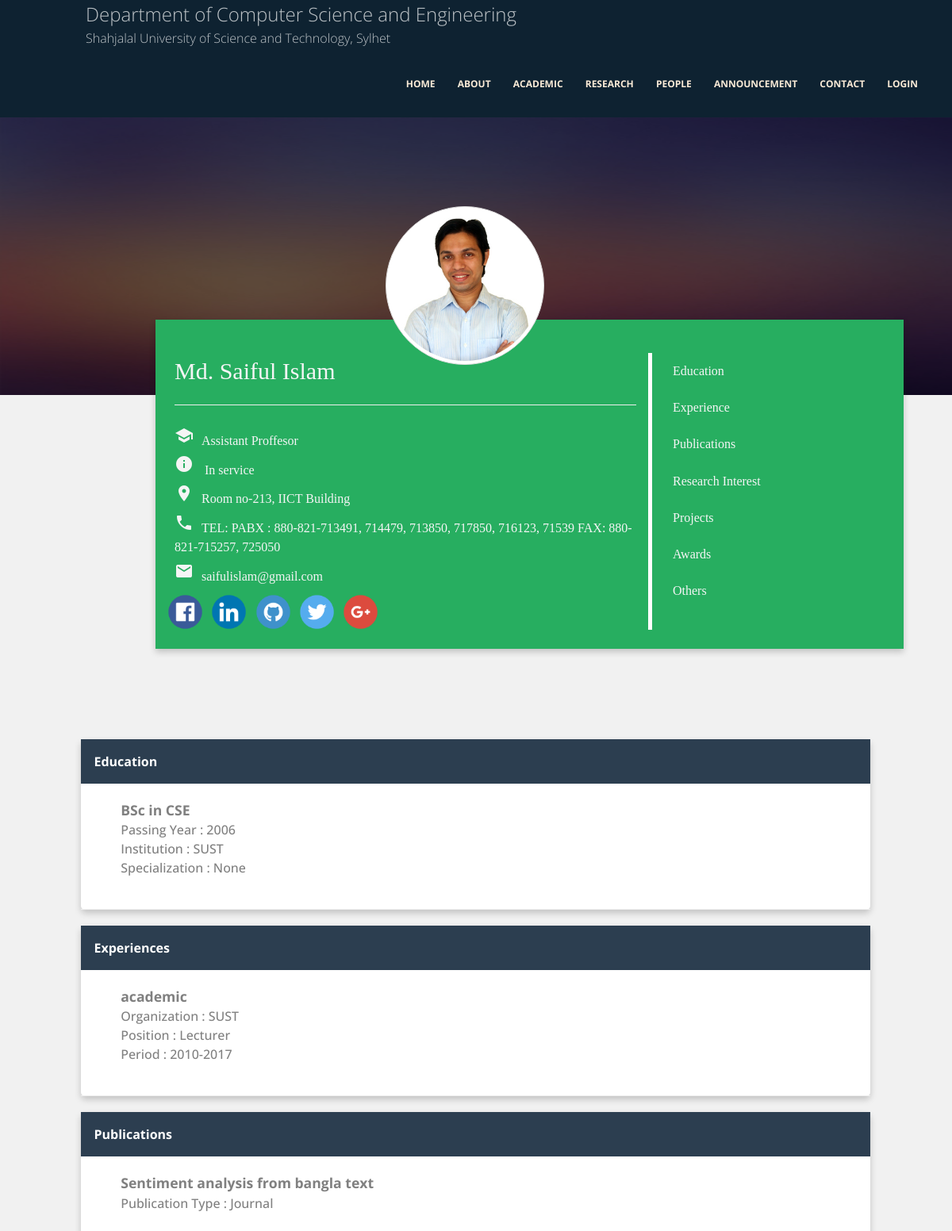
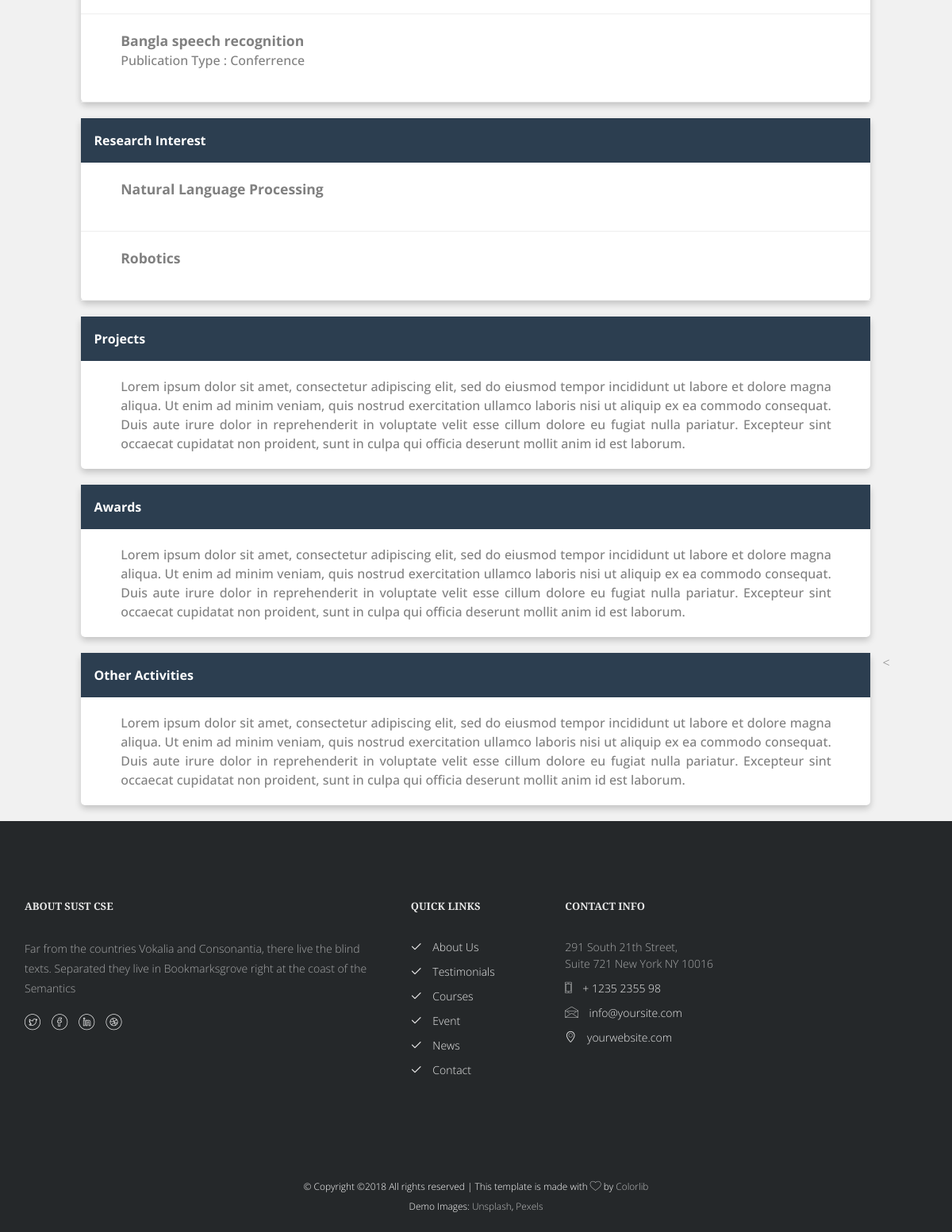
The app's page /people/faculty/1 with its own data (2 pictures, top to bottom).
### people/models.py (models this page shows, shortened)
class People(models.Model):
    name = models.CharField(max_length=200)
    designation = models.CharField(max_length=200)
    image = models.ImageField(blank=True, null=True, upload_to='people/images/')
    office = models.CharField(max_length=200)
    contact = models.CharField(max_length=200, blank=True, null=True)
    email = models.EmailField(blank=True, null=True)
    socialLinks = ["Dribbble.png", "Facebook.png", "Github.png", "YouTube.png", "Twitter.png", "Pinterest.png",
                   "Linkedin.png", "Google+.png", "Snapchat.png", "Instagram.png"]
    class Meta:
        abstract = True

class Faculty(People):
    research_interest = models.ManyToManyField(ResearchArea, related_name="faculty")
    STATUS = (
        ('in_service', 'In service'),
        ('on_leave', 'On leave'),
        ('ex', 'Ex Faculty'),
    )
    status = models.CharField(max_length=20, choices=STATUS)
    class Meta:
        verbose_name_plural = "faculties"

class Education(models.Model):
    name = models.ForeignKey(Faculty, on_delete=models.CASCADE)
    degree = models.CharField(max_length=100)
    institution = models.CharField(max_length=200)
    passing_year = models.IntegerField()
    specialization = models.CharField(max_length=500, blank=True, null=True)

class Experience(models.Model):
    EXP_TYPE = (
        ('academic', 'Academic'),
        ('technical', 'Technical'),
    )
    name = models.ForeignKey(Faculty, on_delete=models.CASCADE)
    experience_type = models.CharField(max_length=20, choices=EXP_TYPE)
    organization = models.CharField(max_length=200)
    designation = models.CharField(max_length=200)
    time_duration = models.CharField(max_length=100)

class ResearchArea(models.Model):
    name = models.CharField(max_length=200)
    def __str__(self):
        return self.name

### research/models.py (models this page shows, shortened)
class Publication(models.Model):
    title = models.CharField(max_length=500)
    publication_type = models.ForeignKey(PublicationType, on_delete=models.CASCADE)
    published_year = models.CharField(max_length=10)
    link = models.URLField(blank=True, null=True)
    research_group = models.ForeignKey(ResearchGroup, blank=True, null=True, on_delete=models.SET_NULL)
    author_faculty = models.ForeignKey(Faculty, null=True, on_delete=models.SET_NULL)
    author_student = models.ManyToManyField(Student, related_name="students")
    where_published = models.CharField(max_length=500)
    cited_by = models.IntegerField()

class PublicationType(models.Model):
    name = models.CharField(max_length=200)
    def __str__(self):
        return self.name

### people/views.py (the view)
# urls.py: path('faculty/<int:faculty_id>', views.faculty_detail, name='faculty_detail'),
def faculty_detail(request, faculty_id):
    faculty = get_object_or_404(Faculty, pk=faculty_id)
    context={'faculty': faculty}
    return render(request, 'people/faculty-detail.html', context)

### templates/people/faculty-detail.html (shortened to what this page needs)
{% extends 'base.html' %}
{% block content %}
<div class="content-faculty-detail">
    <div class="colorlib-classes people-detail-header-text">
        <img width="200px" height="200px" class="img img-responsive img-thumbnail img-rounded people-detail-image"
             src="/static/images/people/saif_sir.jpg">
        <div class="container">
            <div class="row">
                <div class="col-md-10">
                    <div class="classes class-single faculty-detail-header-card">
                        <div class="desc desc2 row">
                            <div class="col-md-8 people-detail-container">
                                <h2 class="people-detail-text">{{ faculty.name }}</h2>
                                <hr>
                                <span class="people-detail-text"><i class="material-icons">school</i>{{ faculty.designation }}</span>
                                <span class="people-detail-text"><i
                                        class="material-icons">info</i>
                                    {% for k,v in faculty.STATUS %}
                                        {% if k == faculty.status %}
                                            {{v}}
                                        {% endif %}
                                    {% endfor %}
                                </span>
                                <span class="people-detail-text"><i
                                        class="material-icons">place</i>{{ faculty.office }}</span>
                                <span class="people-detail-text"><i
                                        class="material-icons">phone</i>{{ faculty.contact }}</span>
                                <span class="people-detail-text"><i
                                        class="material-icons">email</i>{{ faculty.email }}</span>
                                <div class="row" style="margin-top:10px;">
                                    <img class="img img-responsive social-icon" width="45px;" height="45px"
                                         src="/static/images//social_icon/Facebook.png">
                                    <img class="img img-responsive social-icon" width="45px;" height="45px"
                                         src="/static/images//social_icon/Linkedin.png">
                                    <img class="img img-responsive social-icon" width="45px;" height="45px"
                                         src="/static/images//social_icon/Github.png">
                                    <img class="img img-responsive social-icon" width="45px;" height="45px"
                                         src="/static/images//social_icon/Twitter.png">
                                    <img class="img img-responsive social-icon" width="45px;" height="45px"
                                         src="/static/images//social_icon/Google+.png">
                                </div>
                            </div>
                            <div class="col-md-4" style="margin-top: 1%;">
                                <a href="#faculty_education"><span class="people-header-menu">Education</span></a>
                                <a href="#faculty_experiences"><span class="people-header-menu">Experience</span></a>
                                <a href="#faculty_publications"><span class="people-header-menu">Publications</span></a>
                                <a href="#faculty_research_interest"><span
                                        class="people-header-menu">Research Interest</span></a>
                                <a href="#faculty_projects"><span class="people-header-menu">Projects</span></a>
                                <a href="#faculty_awards"><span class="people-header-menu">Awards</span></a>
                                <a href="#faculty_other_activities"><span class="people-header-menu">Others</span></a>
                            </div>
                        </div>
                    </div>
                </div>
            </div>
        </div>
    </div>
    <div class="row">
        <div class="col-md-12">
            <div class="row">
                <div id="faculty_education" class="col-md-10 col-md-offset-1">
                    <div class="card">
                        <div class="card-bottom">
                            <p class="people-detail">
                                <b>
                            <p class="people-title">Education</p>
                            </b>
                            </p>
                        </div>
                        {% if faculty.education_set.all %}
                        {% for edu in faculty.education_set.all %}
                        <p class="faculty_detail_description">
                            <span class="faculty-education-title">{{ edu.degree }}</span>
                            <span class="faculty-education-subtitle">Passing Year : {{ edu.passing_year }}</span>
                            <span class="faculty-education-subtitle">Institution : {{ edu.institution}}</span>
                            <span class="faculty-education-subtitle">Specialization : {{ edu.specialization}}</span>
                        <hr>
                        </p>
                        {% endfor %}
                        {% else %}
                        <p>No Education Details Available</p>
                        {% endif %}
                    </div>
                </div>
            </div>
            <div class="row">
                <div id="faculty_experiences" class="col-md-10 col-md-offset-1">
                    <div class="card">
                        <div class="card-bottom">
                            <p class="people-detail">
                                <b>
                            <p class="people-title">Experiences</p>
                            </b>
                            </p>
                        </div>
                        {% if faculty.experience_set.all %}
                        {% for exp in faculty.experience_set.all %}
                        <p class="faculty_detail_description">
                            <span class="faculty-education-title">{{ exp.experience_type }}</span>
                            <span class="faculty-education-subtitle">Organization : {{ exp.organization }}</span>
                            <span class="faculty-education-subtitle">Position : {{ exp.designation }}</span>
                            <span class="faculty-education-subtitle">Period : {{ exp.time_duration }}</span>
                        <hr>
                        </p>
                        {% endfor %}
                        {% else %}
                        <p>No Experience Details Available</p>
                        {% endif %}
                    </div>
                </div>
            </div>
            <div class="row">
                <div id="faculty_publications" class="col-md-10 col-md-offset-1">
                    <div class="card">
                        <div class="card-bottom">
                            <p class="people-detail">
                                <b>
                            <p class="people-title">Publications</p>
                            </b>
                            </p>
                        </div>
                        {% if faculty.publication_set.all %}
                        {% for publication in faculty.publication_set.all %}
                        <p class="faculty_detail_description">
                            <span class="faculty-education-title">{{ publication.title }}</span>
                            <span class="faculty-education-subtitle">Publication Type : {{ publication.publication_type }}</span>
                        <hr>
                        </p>
                        {% endfor %}
                        {% else %}
                        <p class="faculty_detail_description">No Publications Details Available</p>
                        {% endif %}
                    </div>
                </div>
            </div>
            <div class="row">
                <div id="faculty_research_interest" class="col-md-10 col-md-offset-1">
                    <div class="card">
                        <div class="card-bottom">
                            <p class="people-detail">
                                <b>
                            <p class="people-title">Research Interest</p>
                            </b>
                            </p>
                        </div>
                        {% if faculty.research_interest.all %}
                        {% for research_interest in faculty.research_interest.all %}
                        <p class="faculty_detail_description">
                            <span class="faculty-education-title">{{ research_interest}}</span>
                        <hr>
                        </p>
                        {% endfor %}
                        {% else %}
                        <p class="faculty_detail_description">No Research Interest Details Available</p>
                        {% endif %}
                    </div>
                </div>
            </div>
            <div class="row">
                <div id="faculty_projects" class="col-md-10 col-md-offset-1">
                    <div class="card">
                        <div class="card-bottom">
                            <p class="people-detail">
                                <b>
                            <p class="people-title">Projects</p>
                            </b>
                            </p>
                        </div>
                        <p class="faculty_detail_description">
                            Lorem ipsum dolor sit amet, consectetur adipiscing elit, sed do eiusmod tempor
                            incididunt ut labore et dolore magna aliqua. Ut enim ad minim veniam, quis
                            nostrud exercitation ullamco laboris nisi ut aliquip ex ea commodo consequat.
                            Duis aute irure dolor in reprehenderit in voluptate velit esse cillum dolore
                            eu fugiat nulla pariatur. Excepteur sint occaecat cupidatat non proident,
                            sunt in culpa qui officia deserunt mollit anim id est laborum.
                        </p>
                    </div>
                </div>
            </div>
            <div class="row">
                <div id="faculty_awards" class="col-md-10 col-md-offset-1">
                    <div class="card">
                        <div class="card-bottom">
                            <p class="people-detail">
                                <b>
                            <p class="people-title">Awards</p>
                            </b>
                            </p>
                        </div>
                        <p class="faculty_detail_description">
                            Lorem ipsum dolor sit amet, consectetur adipiscing elit, sed do eiusmod tempor
                            incididunt ut labore et dolore magna aliqua. Ut enim ad minim veniam, quis
                            nostrud exercitation ullamco laboris nisi ut aliquip ex ea commodo consequat.
                            Duis aute irure dolor in reprehenderit in voluptate velit esse cillum dolore
                            eu fugiat nulla pariatur. Excepteur sint occaecat cupidatat non proident,
                            sunt in culpa qui officia deserunt mollit anim id est laborum.
                        </p>
                    </div>
                </div>
            </div>
            <div class="row">
                <div id="faculty_other_activities" class="col-md-10 col-md-offset-1">
                    <div class="card">
                        <div class="card-bottom">
                            <p class="people-detail">
                                <b>
                            <p class="people-title">Other Activities</p>
                            </b>
                            </p>
                        </div>
                        <p class="faculty_detail_description">
                            Lorem ipsum dolor sit amet, consectetur adipiscing elit, sed do eiusmod tempor
                            incididunt ut labore et dolore magna aliqua. Ut enim ad minim veniam, quis
                            nostrud exercitation ullamco laboris nisi ut aliquip ex ea commodo consequat.
                            Duis aute irure dolor in reprehenderit in voluptate velit esse cillum dolore
                            eu fugiat nulla pariatur. Excepteur sint occaecat cupidatat non proident,
                            sunt in culpa qui officia deserunt mollit anim id est laborum.
                        </p>
                    </div>
                </div>
                <
            </div>
        </div>
    </div>
</div>
{% endblock %}

### records on screen
Faculty: name "Md. Saiful Islam", designation "Assistant Proffesor", office "Room no-213, IICT Building", contact "TEL: PABX : 880-821-713491, 714479, 713850, 717850, 716123, 71539 FAX: 880-821-715257, 725050", email "saifulislam@gmail.com"
Education: degree "BSc in CSE", passing_year "2006", institution "SUST", specialization "None"
Experience: experience_type "academic", organization "SUST", designation "Lecturer", time_duration "2010-2017"
Publication: title "Sentiment analysis from bangla text", publication_type "Journal"
Publication: title "Bangla speech recognition", publication_type "Conferrence"
ResearchArea: name "Natural Language Processing"
ResearchArea: name "Robotics"

### other values on screen
{{ v }} "In service"
